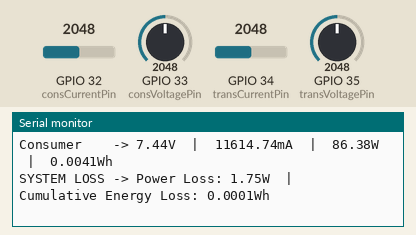
Bench run of a sketch on a simulated ESP32. On the bench: the last lines printed to the serial monitor. The test bench sets the inputs (shaded band); at power-on: GPIO 32 (consCurrentPin) = 2048, GPIO 33 (consVoltagePin) = 2048, GPIO 34 (transCurrentPin) = 2048, GPIO 35 (transVoltagePin) = 2048.

Above: at 1.2 s.
1.3 s: GPIO 32 (consCurrentPin) set to 2866
At 1.9 s:
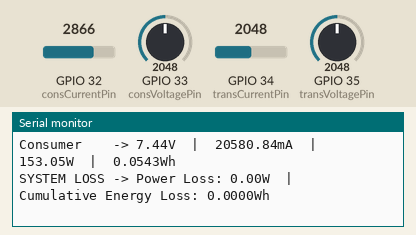
2.8 s: GPIO 33 (consVoltagePin) set to 2866
At 4.1 s:
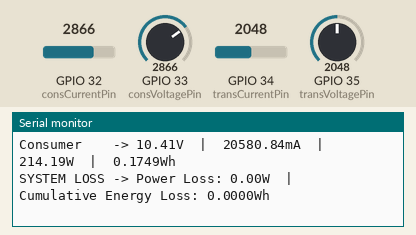
4.3 s: GPIO 34 (transCurrentPin) set to 2866
At 5.6 s:
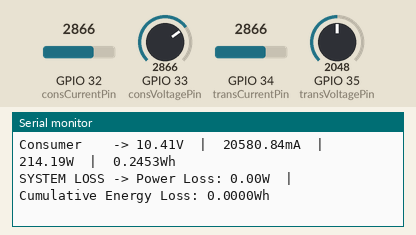
5.8 s: GPIO 35 (transVoltagePin) set to 2866
At 6.5 s:
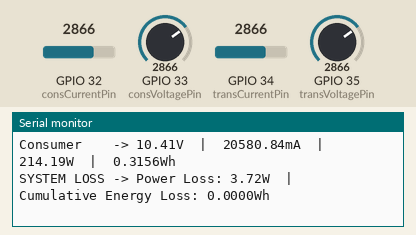
7.3 s: GPIO 32 (consCurrentPin) set to 3972
At 8.0 s:
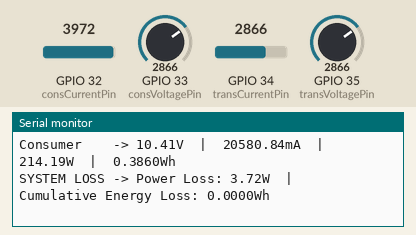
8.8 s: GPIO 33 (consVoltagePin) set to 3972
At 10.6 s:
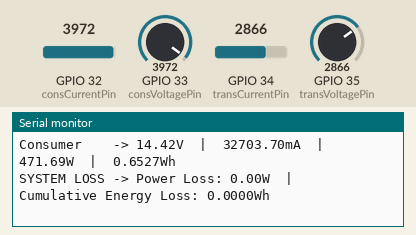
Timing chart, 0 to 11.3 s (numbered marks = the images above; inputs shaded):
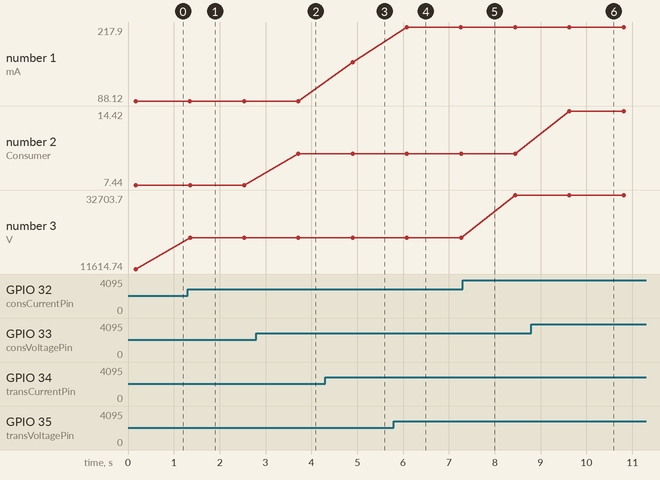

Measured:
- after the input at 1.3 s, the serial monitor: prints a new line after 0.05 s (image 1)
- after the input at 2.8 s, the serial monitor: prints a new line after 0.92 s (image 2)
- after the input at 4.3 s, the serial monitor: prints a new line after 0.60 s (image 3)
- after the input at 5.8 s, the serial monitor: prints a new line after 0.28 s (image 4)
- after the input at 8.8 s, the serial monitor: prints a new line after 0.83 s (image 6)
- plotted number 1: 88.12 → 155.71 after the input at 4.3 s, 155.71 → 217.9 after the input at 5.8 s
- plotted number 2: 7.44 → 10.41 after the input at 2.8 s, 10.41 → 14.42 after the input at 8.8 s
- plotted number 3: 11614.74 → 20580.84 after the input at 1.3 s, 20580.84 → 32703.7 after the input at 7.3 s

The sketch:

ESP32_GridNest_Firmware.ino
```cpp
/*
  GridNest Cyber-Physical Smart Grid Twin — ESP32 Hardware Firmware
  Measures Transformer (Zone B TX_102) and Consumer (Zone B CONS_S_001)
  Voltages, Currents, Active Powers, and System Power Loss.

  Streams data via:
  1. Serial Monitor (115200 baud) -> Compatible with iot_serial_bridge.py
  2. WiFi HTTP POST -> Directly pushes JSON to http://<LAPTOP_IP>:8000/api/iot/telemetry
  3. Adafruit IO MQTT / REST -> Compatible with adafruit_bridge.py
*/

#include <WiFi.h>
#include <HTTPClient.h>

// =========================================================================
// 1. NETWORK & CLOUD CONFIGURATION
// =========================================================================
// Set to true if you want the ESP32 to directly send WiFi HTTP POST packets
const bool ENABLE_WIFI = false;
const char* WIFI_SSID     = "YOUR_WIFI_SSID";
const char* WIFI_PASSWORD = "YOUR_WIFI_PASSWORD";

// IP address of the laptop running GridNest (Find using 'ipconfig' on Windows or 'ifconfig' on Mac)
const char* GRIDNEST_SERVER_URL = "http://192.168.1.100:8000/api/iot/telemetry";

// Optional: Adafruit IO configuration (for your friend's broker)
const char* AIO_USERNAME = "YOUR_ADAFRUIT_USERNAME";
const char* AIO_KEY      = "YOUR_ADAFRUIT_AIO_KEY";

// Target Digital Twin IDs (Zone B)
const char* TARGET_TRANSFORMER = "TX_102";     // Zone B Transformer
const char* TARGET_CONSUMER    = "CONS_S_001"; // Zone B House

// =========================================================================
// 2. PIN CONFIGURATION & CALIBRATION FACTORS
// =========================================================================
const int transVoltagePin = 35;
const int transCurrentPin = 34;
const int consVoltagePin  = 33;
const int consCurrentPin  = 32;

// Calibration Factors
const float TRANS_V_CAL     = 0.9307;
const float TRANS_C_INTER   = 10558.05;
const float TRANS_C_SLOPE   = -10.758;

const float CONS_V_CAL      = 0.9012;
const float CONS_C_INTER    = 10833.39;
const float CONS_C_SLOPE    = -10.961;

// Energy Tracking Variables
unsigned long lastTime = 0;
float transEnergy_Wh = 0.0;
float consEnergy_Wh = 0.0;
unsigned long lastHttpPostTime = 0;

void setup() {
  Serial.begin(115200);
  pinMode(transVoltagePin, INPUT);
  pinMode(transCurrentPin, INPUT);
  pinMode(consVoltagePin, INPUT);
  pinMode(consCurrentPin, INPUT);

  if (ENABLE_WIFI) {
    Serial.print("[WiFi] Connecting to ");
    Serial.println(WIFI_SSID);
    WiFi.begin(WIFI_SSID, WIFI_PASSWORD);
    int attempts = 0;
    while (WiFi.status() != WL_CONNECTED && attempts < 20) {
      delay(500);
      Serial.print(".");
      attempts++;
    }
    if (WiFi.status() == WL_CONNECTED) {
      Serial.println("\n[WiFi] Connected! IP Address: ");
      Serial.println(WiFi.localIP());
    } else {
      Serial.println("\n[WiFi] Connection timeout. Continuing in Serial-only mode.");
    }
  }

  lastTime = millis();
}

float getAveragedADC(int pin) {
  long sum = 0;
  for (int i = 0; i < 20; i++) {
    sum += analogRead(pin);
    delay(2);
  }
  return sum / 20.0;
}

void loop() {
  // 1. Read Raw ADC Values
  float transV_Raw = getAveragedADC(transVoltagePin);
  float transC_Raw = getAveragedADC(transCurrentPin);
  float consV_Raw  = getAveragedADC(consVoltagePin);
  float consC_Raw  = getAveragedADC(consCurrentPin);

  // 2. Calculate Voltages & Currents
  float transVoltage = (transV_Raw / 4095.0) * 3.3 * 5.0 * TRANS_V_CAL;
  if (transVoltage < 0.1) transVoltage = 0.0;

  float transCurrent = TRANS_C_INTER + (TRANS_C_SLOPE * transC_Raw);
  if (transCurrent < 30 && transCurrent > -30) transCurrent = 0.0;
  transCurrent = abs(transCurrent); // Ensure positive reading

  float consVoltage = (consV_Raw / 4095.0) * 3.3 * 5.0 * CONS_V_CAL;
  if (consVoltage < 0.1) consVoltage = 0.0;

  float consCurrent = CONS_C_INTER + (CONS_C_SLOPE * consC_Raw);
  if (consCurrent < 30 && consCurrent > -30) consCurrent = 0.0;
  consCurrent = abs(consCurrent);

  // 3. Calculate Time Elapsed (in hours for Watt-hours)
  unsigned long currentTime = millis();
  float deltaTime_hours = (currentTime - lastTime) / 3600000.0;
  lastTime = currentTime;

  // 4. Calculate Power (Watts) -> Current is divided by 1000 to convert mA to A
  float transPower_W = transVoltage * (transCurrent / 1000.0);
  float consPower_W  = consVoltage * (consCurrent / 1000.0);

  float powerLoss_W = transPower_W - consPower_W;
  if (powerLoss_W < 0.0) powerLoss_W = 0.0;

  // 5. Accumulate Energy (Watt-hours)
  transEnergy_Wh += (transPower_W * deltaTime_hours);
  consEnergy_Wh  += (consPower_W * deltaTime_hours);

  float energyLoss_Wh = transEnergy_Wh - consEnergy_Wh;
  if (energyLoss_Wh < 0.0) energyLoss_Wh = 0.0;

  // 6. Print Serial Output (Matches Serial Bridge Regex)
  Serial.println("--- SYSTEM STATUS ---");
  Serial.print("Transformer -> ");
  Serial.print(transVoltage); Serial.print("V  |  ");
  Serial.print(transCurrent); Serial.print("mA  |  ");
  Serial.print(transPower_W); Serial.print("W  |  ");
  Serial.print(transEnergy_Wh, 4); Serial.println("Wh");

  Serial.print("Consumer    -> ");
  Serial.print(consVoltage); Serial.print("V  |  ");
  Serial.print(consCurrent); Serial.print("mA  |  ");
  Serial.print(consPower_W); Serial.print("W  |  ");
  Serial.print(consEnergy_Wh, 4); Serial.println("Wh");

  Serial.print("SYSTEM LOSS -> Power Loss: ");
  Serial.print(powerLoss_W);
  Serial.print("W  |  Cumulative Energy Loss: ");
  Serial.print(energyLoss_Wh, 4);
  Serial.println("Wh\n");

  // 7. Optional: Send Direct HTTP POST over WiFi if enabled
  if (ENABLE_WIFI && WiFi.status() == WL_CONNECTED && (currentTime - lastHttpPostTime >= 1000)) {
    lastHttpPostTime = currentTime;
    HTTPClient http;
    http.begin(GRIDNEST_SERVER_URL);
    http.addHeader("Content-Type", "application/json");

    String jsonPayload = "{";
    jsonPayload += "\"transVoltage\":" + String(transVoltage, 2) + ",";
    jsonPayload += "\"transCurrent\":" + String(transCurrent, 2) + ",";
    jsonPayload += "\"transPower_W\":" + String(transPower_W, 2) + ",";
    jsonPayload += "\"transEnergy_Wh\":" + String(transEnergy_Wh, 4) + ",";
    jsonPayload += "\"consVoltage\":" + String(consVoltage, 2) + ",";
    jsonPayload += "\"consCurrent\":" + String(consCurrent, 2) + ",";
    jsonPayload += "\"consPower_W\":" + String(consPower_W, 2) + ",";
    jsonPayload += "\"consEnergy_Wh\":" + String(consEnergy_Wh, 4) + ",";
    jsonPayload += "\"powerLoss_W\":" + String(powerLoss_W, 2) + ",";
    jsonPayload += "\"energyLoss_Wh\":" + String(energyLoss_Wh, 4) + ",";
    jsonPayload += "\"target_consumer_id\":\"" + String(TARGET_CONSUMER) + "\",";
    jsonPayload += "\"target_transformer_id\":\"" + String(TARGET_TRANSFORMER) + "\"";
    jsonPayload += "}";

    int httpResponseCode = http.POST(jsonPayload);
    if (httpResponseCode > 0) {
      Serial.printf("[HTTP] Synced to GridNest (Code %d)\n", httpResponseCode);
    } else {
      Serial.printf("[HTTP] Error sending POST: %d\n", httpResponseCode);
    }
    http.end();
  }

  delay(1000);
}
```
